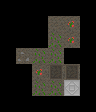

This is a level from a 2D game, rendered from its Tiled map with the project's own tilesets. A one-line summary and the complete map file follow:
An orthogonal 6x7 tile map with 16x16 px tiles, 1 tile layer (Floor) and 7 objects (2x Soul, 2x Gravestone, Player, Block, Exit).

<map version="1.2" tiledversion="1.2.3" orientation="orthogonal" renderorder="right-down" width="6" height="7" tilewidth="16" tileheight="16" infinite="0" nextlayerid="10" nextobjectid="27">
 <tileset firstgid="1" name="Testset" tilewidth="16" tileheight="16" tilecount="11" columns="0">
  <grid orientation="orthogonal" width="1" height="1" />
  <tile id="0">
   <image width="16" height="16" source="../Sprites/Tiles/Exit.png" />
  </tile>
  <tile id="1">
   <image width="16" height="16" source="../Sprites/Tiles/Full Gravestone.png" />
  </tile>
  <tile id="2">
   <image width="16" height="16" source="../Sprites/Tiles/Gravestone.png" />
  </tile>
  <tile id="3">
   <image width="16" height="16" source="../Sprites/Tiles/Ground 1.png" />
  </tile>
  <tile id="4">
   <image width="16" height="16" source="../Sprites/Tiles/Ground 2.png" />
  </tile>
  <tile id="5">
   <image width="16" height="16" source="../Sprites/Tiles/Ground 3.png" />
  </tile>
  <tile id="6">
   <image width="16" height="16" source="../Sprites/Tiles/Ground.png" />
  </tile>
  <tile id="7">
   <image width="16" height="16" source="../Sprites/Tiles/Movable Wall.png" />
  </tile>
  <tile id="8">
   <image width="16" height="16" source="../Sprites/Tiles/Wall.png" />
  </tile>
  <tile id="9">
   <image width="16" height="16" source="../Sprites/Tiles/Player.png" />
  </tile>
  <tile id="10">
   <image width="16" height="16" source="../Sprites/Tiles/Soul.png" />
  </tile>
 </tileset>
 <layer id="9" name="Floor" width="6" height="7">
  <data encoding="csv">
0,0,0,0,0,0,
0,0,0,7,6,0,
0,0,0,5,6,0,
0,4,5,5,0,0,
0,0,6,3,3,0,
0,0,5,5,1,0,
0,0,0,0,0,0
</data>
 </layer>
 <objectgroup id="7" name="Spawns">
  <object id="14" type="Player" gid="10" x="48" y="96" width="16" height="16" />
  <object id="15" type="Soul" gid="11" x="48" y="48" width="16" height="16" />
  <object id="16" type="Soul" gid="11" x="64" y="48" width="16" height="16" />
  <object id="17" type="Block" gid="8" x="48" y="64" width="16" height="16" />
 </objectgroup>
 <objectgroup id="8" name="Markers" visible="0">
  <object id="18" type="Gravestone" x="48" y="64">
   <point />
  </object>
  <object id="19" type="Gravestone" x="64" y="64">
   <point />
  </object>
  <object id="20" type="Exit" x="64" y="80">
   <point />
  </object>
 </objectgroup>
</map>
